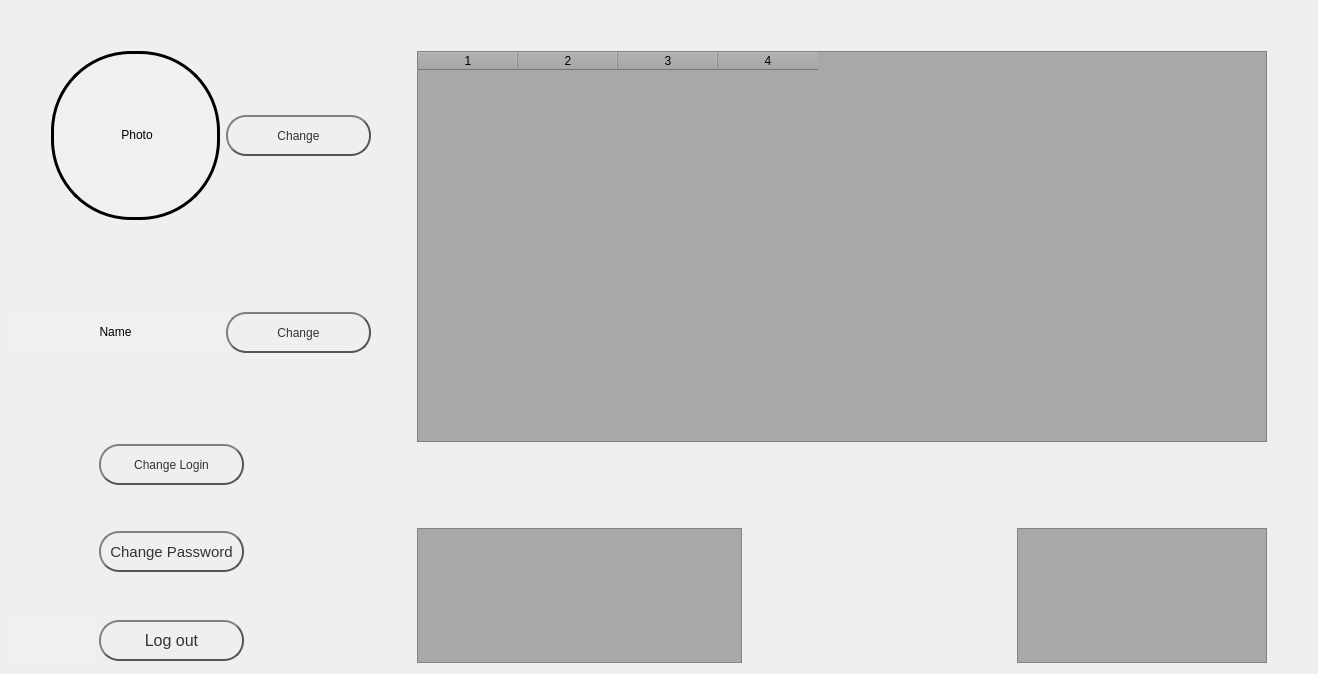
     <widget class="QWidget" name="U_settings">
      <attribute name="title">
       <string>Settings</string>
      </attribute>
      <layout class="QHBoxLayout" name="horizontalLayout_2">
       <item>
        <layout class="QGridLayout" name="U_settings_lay">
         <item row="0" column="0">
          <layout class="QGridLayout" name="Photo_lay_set">
           <item row="1" column="0">
            <spacer name="horizontalSpacer_11">
             <property name="orientation">
              <enum>Qt::Horizontal</enum>
             </property>
             <property name="sizeHint" stdset="0">
              <size>
               <width>40</width>
               <height>20</height>
              </size>
             </property>
            </spacer>
           </item>
           <item row="3" column="3">
            <spacer name="verticalSpacer_6">
             <property name="orientation">
              <enum>Qt::Vertical</enum>
             </property>
             <property name="sizeHint" stdset="0">
              <size>
               <width>20</width>
               <height>40</height>
              </size>
             </property>
            </spacer>
           </item>
           <item row="2" column="3">
            <widget class="QPushButton" name="Ch_photo_but">
             <property name="minimumSize">
              <size>
               <width>145</width>
               <height>41</height>
              </size>
             </property>
             <property name="maximumSize">
              <size>
               <width>145</width>
               <height>41</height>
              </size>
             </property>
             <property name="styleSheet">
              <string notr="true">QPushButton {
color: #333;
border: 2px solid #555;
border-radius: 20px;
border-style: outset;
font: 12pt &quot;MS Shell Dlg 2&quot;;
min-width: 131px;
max-width: 131px;
background: qradialgradient(
cx: 0.3, cy: -0.4, fx: 0.3, fy: -0.4,
radius: 1.35, stop: 0 #fff, stop: 1 #888
);
padding: 5px;
}

QPushButton:hover {
background: qradialgradient(
cx: 0.3, cy: -0.4, fx: 0.3, fy: -0.4,
radius: 1.35, stop: 0 #fff, stop: 1 #bbb
);
}

QPushButton:pressed {
border-style: inset;
background: qradialgradient(
cx: 0.4, cy: -0.1, fx: 0.4, fy: -0.1,
radius: 1.35, stop: 0 #fff, stop: 1 #ddd
);
}</string>
             </property>
             <property name="text">
              <string>Change</string>
             </property>
            </widget>
           </item>
           <item row="1" column="1" rowspan="3" colspan="2">
            <widget class="QLabel" name="U_photo_set">
             <property name="minimumSize">
              <size>
               <width>169</width>
               <height>169</height>
              </size>
             </property>
             <property name="maximumSize">
              <size>
               <width>169</width>
               <height>169</height>
              </size>
             </property>
             <property name="styleSheet">
              <string notr="true">border: 3px solid black;
border-radius: 80px;
background-color: rgba(255, 255, 255, 10);</string>
             </property>
             <property name="text">
              <string>&lt;html&gt;&lt;head/&gt;&lt;body&gt;&lt;p align=&quot;center&quot;&gt;Photo&lt;/p&gt;&lt;/body&gt;&lt;/html&gt;</string>
             </property>
            </widget>
           </item>
           <item row="1" column="3">
            <spacer name="verticalSpacer_5">
             <property name="orientation">
              <enum>Qt::Vertical</enum>
             </property>
             <property name="sizeHint" stdset="0">
              <size>
               <width>20</width>
               <height>40</height>
              </size>
             </property>
            </spacer>
           </item>
           <item row="0" column="1">
            <spacer name="verticalSpacer_15">
             <property name="orientation">
              <enum>Qt::Vertical</enum>
             </property>
             <property name="sizeHint" stdset="0">
              <size>
               <width>20</width>
               <height>40</height>
              </size>
             </property>
            </spacer>
           </item>
          </layout>
         </item>
         <item row="0" column="1">
          <spacer name="horizontalSpacer_2">
           <property name="orientation">
            <enum>Qt::Horizontal</enum>
           </property>
           <property name="sizeHint" stdset="0">
            <size>
             <width>40</width>
             <height>20</height>
            </size>
           </property>
          </spacer>
         </item>
         <item row="0" column="2" rowspan="5">
          <layout class="QGridLayout" name="Check_lay_set">
           <item row="3" column="0">
            <spacer name="verticalSpacer_3">
             <property name="orientation">
              <enum>Qt::Vertical</enum>
             </property>
             <property name="sizeHint" stdset="0">
              <size>
               <width>20</width>
               <height>40</height>
              </size>
             </property>
            </spacer>
           </item>
           <item row="2" column="0">
            <spacer name="verticalSpacer">
             <property name="orientation">
              <enum>Qt::Vertical</enum>
             </property>
             <property name="sizeHint" stdset="0">
              <size>
               <width>20</width>
               <height>40</height>
              </size>
             </property>
            </spacer>
           </item>
           <item row="1" column="0" colspan="3">
            <widget class="QTableWidget" name="Objects_data_set">
             <property name="minimumSize">
              <size>
               <width>850</width>
               <height>391</height>
              </size>
             </property>
             <property name="maximumSize">
              <size>
               <width>850</width>
               <height>391</height>
              </size>
             </property>
             <property name="styleSheet">
              <string notr="true">background-color: rgb(168, 168, 168);</string>
             </property>
             <property name="columnCount">
              <number>4</number>
             </property>
             <column/>
             <column/>
             <column/>
             <column/>
            </widget>
           </item>
           <item row="4" column="1">
            <spacer name="horizontalSpacer">
             <property name="orientation">
              <enum>Qt::Horizontal</enum>
             </property>
             <property name="sizeHint" stdset="0">
              <size>
               <width>40</width>
               <height>20</height>
              </size>
             </property>
            </spacer>
           </item>
           <item row="4" column="0">
            <widget class="QListView" name="Support_data_2_set">
             <property name="minimumSize">
              <size>
               <width>325</width>
               <height>135</height>
              </size>
             </property>
             <property name="maximumSize">
              <size>
               <width>325</width>
               <height>135</height>
              </size>
             </property>
             <property name="styleSheet">
              <string notr="true">background-color: rgb(168, 168, 168);
</string>
             </property>
            </widget>
           </item>
           <item row="2" column="2">
            <spacer name="verticalSpacer_2">
             <property name="orientation">
              <enum>Qt::Vertical</enum>
             </property>
             <property name="sizeHint" stdset="0">
              <size>
               <width>20</width>
               <height>40</height>
              </size>
             </property>
            </spacer>
           </item>
           <item row="3" column="2">
            <spacer name="verticalSpacer_4">
             <property name="orientation">
              <enum>Qt::Vertical</enum>
             </property>
             <property name="sizeHint" stdset="0">
              <size>
               <width>20</width>
               <height>40</height>
              </size>
             </property>
            </spacer>
           </item>
           <item row="4" column="2">
            <widget class="QListView" name="Support_data_set">
             <property name="minimumSize">
              <size>
               <width>250</width>
               <height>135</height>
              </size>
             </property>
             <property name="maximumSize">
              <size>
               <width>250</width>
               <height>135</height>
              </size>
             </property>
             <property name="styleSheet">
              <string notr="true">background-color: rgb(168, 168, 168);
</string>
             </property>
            </widget>
           </item>
           <item row="0" column="0">
            <spacer name="verticalSpacer_26">
             <property name="orientation">
              <enum>Qt::Vertical</enum>
             </property>
             <property name="sizeHint" stdset="0">
              <size>
               <width>20</width>
               <height>40</height>
              </size>
             </property>
            </spacer>
           </item>
          </layout>
         </item>
         <item row="1" column="0">
          <spacer name="verticalSpacer_9">
           <property name="orientation">
            <enum>Qt::Vertical</enum>
           </property>
           <property name="sizeHint" stdset="0">
            <size>
             <width>20</width>
             <height>40</height>
            </size>
           </property>
          </spacer>
         </item>
         <item row="2" column="1">
          <spacer name="horizontalSpacer_3">
           <property name="orientation">
            <enum>Qt::Horizontal</enum>
           </property>
           <property name="sizeHint" stdset="0">
            <size>
             <width>40</width>
             <height>20</height>
            </size>
           </property>
          </spacer>
         </item>
         <item row="2" column="0">
          <layout class="QGridLayout" name="Name_lay_set">
           <item row="0" column="0">
            <widget class="QLabel" name="U_name_set">
             <property name="minimumSize">
              <size>
               <width>147</width>
               <height>41</height>
              </size>
             </property>
             <property name="styleSheet">
              <string notr="true">background-color: rgba(255, 255, 255, 10);</string>
             </property>
             <property name="text">
              <string>&lt;html&gt;&lt;head/&gt;&lt;body&gt;&lt;p align=&quot;center&quot;&gt;Name&lt;/p&gt;&lt;/body&gt;&lt;/html&gt;</string>
             </property>
            </widget>
           </item>
           <item row="0" column="1">
            <widget class="QPushButton" name="Ch_name_but">
             <property name="minimumSize">
              <size>
               <width>145</width>
               <height>41</height>
              </size>
             </property>
             <property name="maximumSize">
              <size>
               <width>145</width>
               <height>41</height>
              </size>
             </property>
             <property name="styleSheet">
              <string notr="true">QPushButton {
color: #333;
border: 2px solid #555;
border-radius: 20px;
border-style: outset;
font: 12pt &quot;MS Shell Dlg 2&quot;;
max-width: 131px;
background: qradialgradient(
cx: 0.3, cy: -0.4, fx: 0.3, fy: -0.4,
radius: 1.35, stop: 0 #fff, stop: 1 #888
);
padding: 5px;
}

QPushButton:hover {
background: qradialgradient(
cx: 0.3, cy: -0.4, fx: 0.3, fy: -0.4,
radius: 1.35, stop: 0 #fff, stop: 1 #bbb
);
}

QPushButton:pressed {
border-style: inset;
background: qradialgradient(
cx: 0.4, cy: -0.1, fx: 0.4, fy: -0.1,
radius: 1.35, stop: 0 #fff, stop: 1 #ddd
);
}</string>
             </property>
             <property name="text">
              <string>Change</string>
             </property>
            </widget>
           </item>
          </layout>
         </item>
         <item row="3" column="0">
          <spacer name="verticalSpacer_10">
           <property name="orientation">
            <enum>Qt::Vertical</enum>
           </property>
           <property name="sizeHint" stdset="0">
            <size>
             <width>20</width>
             <height>40</height>
            </size>
           </property>
          </spacer>
         </item>
         <item row="4" column="0">
          <layout class="QGridLayout" name="Changes_lay_set">
           <item row="0" column="1">
            <widget class="QPushButton" name="Ch_log_but">
             <property name="minimumSize">
              <size>
               <width>145</width>
               <height>41</height>
              </size>
             </property>
             <property name="maximumSize">
              <size>
               <width>145</width>
               <height>41</height>
              </size>
             </property>
             <property name="styleSheet">
              <string notr="true">QPushButton {
color: #333;
border: 2px solid #555;
border-radius: 20px;
border-style: outset;
font: 12pt &quot;MS Shell Dlg 2&quot;;
max-width: 131px;
background: qradialgradient(
cx: 0.3, cy: -0.4, fx: 0.3, fy: -0.4,
radius: 1.35, stop: 0 #fff, stop: 1 #888
);
padding: 5px;
}

QPushButton:hover {
background: qradialgradient(
cx: 0.3, cy: -0.4, fx: 0.3, fy: -0.4,
radius: 1.35, stop: 0 #fff, stop: 1 #bbb
);
}

QPushButton:pressed {
border-style: inset;
background: qradialgradient(
cx: 0.4, cy: -0.1, fx: 0.4, fy: -0.1,
radius: 1.35, stop: 0 #fff, stop: 1 #ddd
);
}</string>
             </property>
             <property name="text">
              <string>Change Login</string>
             </property>
            </widget>
           </item>
           <item row="2" column="1">
            <widget class="QPushButton" name="Ch_pass_butt">
             <property name="minimumSize">
              <size>
               <width>145</width>
               <height>41</height>
              </size>
             </property>
             <property name="maximumSize">
              <size>
               <width>145</width>
               <height>41</height>
              </size>
             </property>
             <property name="font">
              <font>
               <family>MS Shell Dlg 2</family>
               <pointsize>11</pointsize>
               <weight>50</weight>
               <italic>false</italic>
               <bold>false</bold>
              </font>
             </property>
             <property name="styleSheet">
              <string notr="true">QPushButton {
color: #333;
border: 2px solid #555;
border-radius: 20px;
border-style: outset;
font: 11pt &quot;MS Shell Dlg 2&quot;;
max-width: 131px;
background: qradialgradient(
cx: 0.3, cy: -0.4, fx: 0.3, fy: -0.4,
radius: 1.35, stop: 0 #fff, stop: 1 #888
);
padding: 5px;
}

QPushButton:hover {
background: qradialgradient(
cx: 0.3, cy: -0.4, fx: 0.3, fy: -0.4,
radius: 1.35, stop: 0 #fff, stop: 1 #bbb
);
}

QPushButton:pressed {
border-style: inset;
background: qradialgradient(
cx: 0.4, cy: -0.1, fx: 0.4, fy: -0.1,
radius: 1.35, stop: 0 #fff, stop: 1 #ddd
);
}</string>
             </property>
             <property name="text">
              <string>Change Password</string>
             </property>
            </widget>
           </item>
           <item row="4" column="0">
            <widget class="QLabel" name="Logo_set">
             <property name="minimumSize">
              <size>
               <width>82</width>
               <height>45</height>
              </size>
             </property>
             <property name="styleSheet">
              <string notr="true">background-color: rgba(255, 255, 255, 10);
image: url(:/newPrefix/images/backgrounds/PsLYIQ01.svg);
</string>
             </property>
             <property name="text">
              <string>&lt;html&gt;&lt;head/&gt;&lt;body&gt;&lt;p align=&quot;center&quot;&gt;&lt;br/&gt;&lt;/p&gt;&lt;/body&gt;&lt;/html&gt;</string>
             </property>
            </widget>
           </item>
           <item row="4" column="1">
            <widget class="QPushButton" name="Log_out_but_set">
             <property name="minimumSize">
              <size>
               <width>0</width>
               <height>41</height>
              </size>
             </property>
             <property name="maximumSize">
              <size>
               <width>145</width>
               <height>41</height>
              </size>
             </property>
             <property name="font">
              <font>
               <family>MS Shell Dlg 2</family>
               <pointsize>12</pointsize>
               <weight>50</weight>
               <italic>false</italic>
               <bold>false</bold>
              </font>
             </property>
             <property name="styleSheet">
              <string notr="true">QPushButton {
color: #333;
border: 2px solid #555;
border-radius: 20px;
border-style: outset;
font: 12pt &quot;MS Shell Dlg 2&quot;;
max-width: 131px;
background: qradialgradient(
cx: 0.3, cy: -0.4, fx: 0.3, fy: -0.4,
radius: 1.35, stop: 0 #fff, stop: 1 #888
);
padding: 5px;
}

QPushButton:hover {
background: qradialgradient(
cx: 0.3, cy: -0.4, fx: 0.3, fy: -0.4,
radius: 1.35, stop: 0 #fff, stop: 1 #bbb
);
}

QPushButton:pressed {
border-style: inset;
background: qradialgradient(
cx: 0.4, cy: -0.1, fx: 0.4, fy: -0.1,
radius: 1.35, stop: 0 #fff, stop: 1 #ddd
);
}</string>
             </property>
             <property name="text">
              <string>Log out</string>
             </property>
            </widget>
           </item>
           <item row="1" column="1">
            <spacer name="verticalSpacer_8">
             <property name="orientation">
              <enum>Qt::Vertical</enum>
             </property>
             <property name="sizeHint" stdset="0">
              <size>
               <width>20</width>
               <height>40</height>
              </size>
             </property>
            </spacer>
           </item>
           <item row="3" column="0">
            <spacer name="verticalSpacer_7">
             <property name="orientation">
              <enum>Qt::Vertical</enum>
             </property>
             <property name="sizeHint" stdset="0">
              <size>
               <width>20</width>
               <height>40</height>
              </size>
             </property>
            </spacer>
           </item>
           <item row="2" column="2">
            <spacer name="horizontalSpacer_5">
             <property name="orientation">
              <enum>Qt::Horizontal</enum>
             </property>
             <property name="sizeHint" stdset="0">
              <size>
               <width>40</width>
               <height>20</height>
              </size>
             </property>
            </spacer>
           </item>
          </layout>
         </item>
         <item row="4" column="1">
          <spacer name="horizontalSpacer_4">
           <property name="orientation">
            <enum>Qt::Horizontal</enum>
           </property>
           <property name="sizeHint" stdset="0">
            <size>
             <width>40</width>
             <height>20</height>
            </size>
           </property>
          </spacer>
         </item>
         <item row="0" column="3">
          <spacer name="horizontalSpacer_21">
           <property name="orientation">
            <enum>Qt::Horizontal</enum>
           </property>
           <property name="sizeHint" stdset="0">
            <size>
             <width>40</width>
             <height>20</height>
            </size>
           </property>
          </spacer>
         </item>
        </layout>
       </item>
      </layout>
     </widget>
